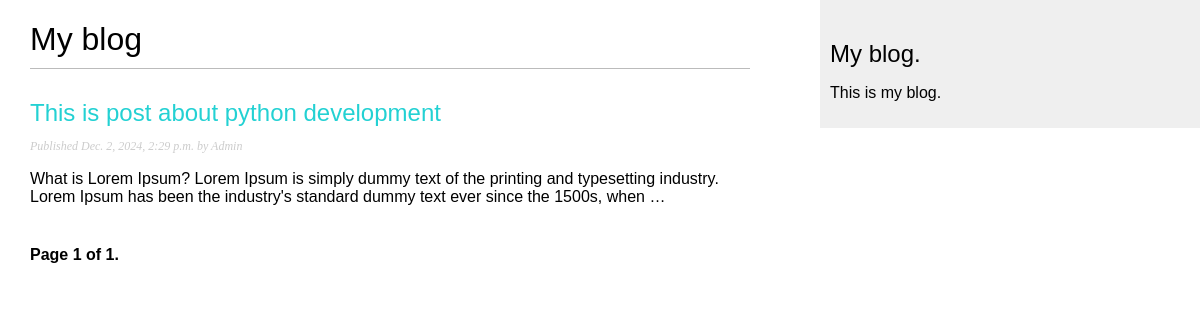
Before: /blog/ with the older database file.
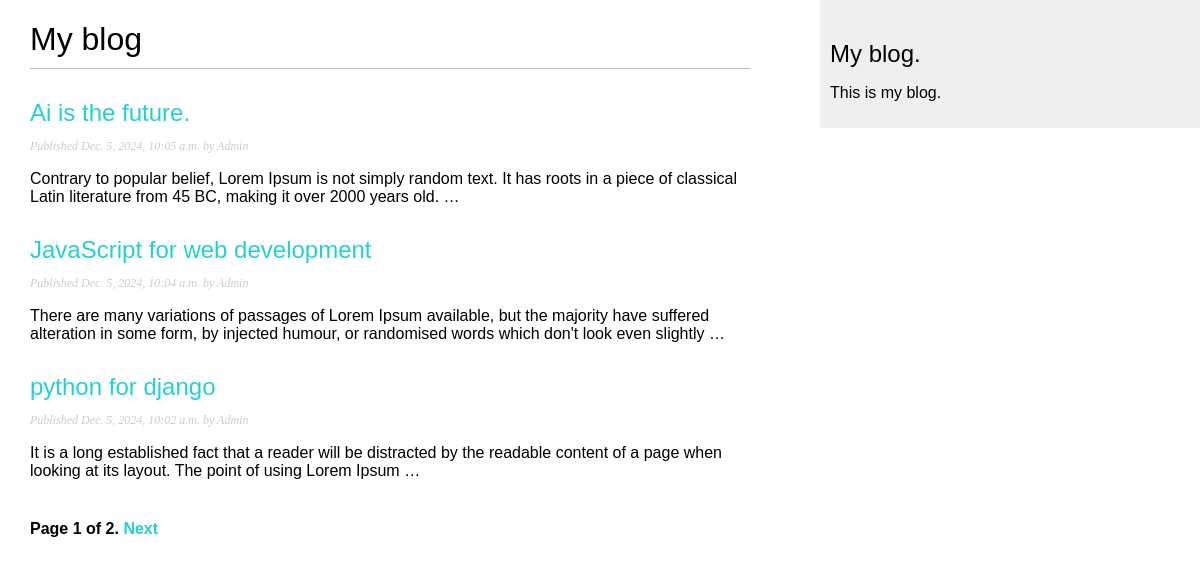
After: the same page with the newer database file.
### blog/models.py (models this page shows, shortened)
class Post(models.Model):
    class Status(models.TextChoices):
        DRAFT = 'DF' ,'Draft'
        PUBLISHED = 'PB' , 'Published'
    title = models.CharField(max_length=250)
    slug = models.SlugField(
                            max_length=250,
                            unique_for_date='publish'
                            )
    author = models.ForeignKey(
        settings.AUTH_USER_MODEL,
        on_delete=models.CASCADE,
        related_name='blog_posts'
    )
    body = models.TextField()
    publish = models.DateTimeField(default=timezone.now)
    created = models.DateTimeField(auto_now_add=True)
    updated = models.DateTimeField(auto_now=True)
    status = models.CharField(
        max_length=2,
        choices=Status,
        default=Status.DRAFT
    )
    objects = models.Manager()
    published = PublishManager()
    class Meta:
        ordering = ['-publish']
        indexes = models.Index(fields=['-publish']),
    def get_absolute_url(self):
        return reverse('blog:post_detail',
                       args=[self.publish.year,
                             self.publish.month,
                             self.publish.day,
                             self.slug])

### blog/views.py (the view)
# urls.py: path('',views.PostListView.as_view(),name='post_list'),
class PostListView(ListView):
    queryset = Post.published.all()
    context_object_name = 'posts'
    paginate_by = 3
    template_name = 'blog/post/list.html'

### blog/templates/blog/post/list.html (shortened to what this page needs)
{% extends "blog/base.html" %}
{% block content %}
   <h1>My blog</h1>
   {% for post in posts %}
      <h2>
        <a href="{{post.get_absolute_url}}">{{post.title}}</a>
      </h2>
      <p class="date">
        Published {{post.publish}} by {{post.author}}
      </p>
      {{post.body | truncatewords:30 | linebreaks}}
   {% endfor %}
  {% include "pagination.html" with page=page_obj %}
{% endblock content %}

Changed rows visible on the page:
no longer on this page (row unchanged): Post: title "This is post about python development", publish "Dec. 2, 2024, 2:29 p.m.", author "Admin", body "What is Lorem Ipsum? Lorem Ipsum is simply dummy text of the printing and typesetting industry. Lorem Ipsum has been the industry's standard dummy text ever since the 1500s, when …"
added Post: title "Ai is the future.", publish "Dec. 5, 2024, 10:05 a.m.", author "Admin", body "Contrary to popular belief, Lorem Ipsum is not simply random text. It has roots in a piece of classical Latin literature from 45 BC, making it over 2000 years old. …"
added Post: title "JavaScript for web development", publish "Dec. 5, 2024, 10:04 a.m.", author "Admin", body "There are many variations of passages of Lorem Ipsum available, but the majority have suffered alteration in some form, by injected humour, or randomised words which don't look even slightly …"
added Post: title "python for django", publish "Dec. 5, 2024, 10:02 a.m.", author "Admin", body "It is a long established fact that a reader will be distracted by the readable content of a page when looking at its layout. The point of using Lorem Ipsum …"
Other visible differences:
{{ page.paginator.num_pages }}: "1" → "2"
text now shown: "Next"
